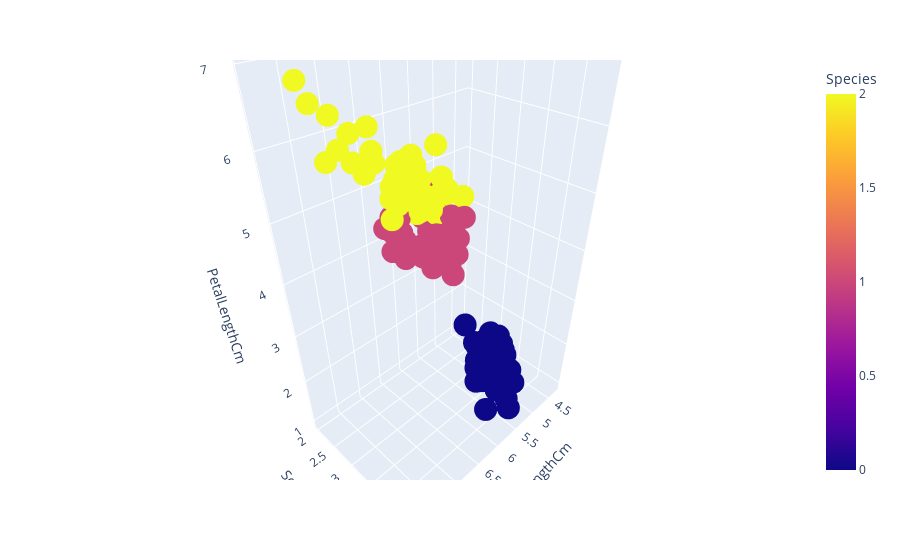

Source (notebook cell):
### Code cell
import plotly.express as px

fig = px.scatter_3d(df, x='SepalLengthCm', y='SepalWidthCm', z='PetalLengthCm',
              color='Species')
fig.show()

### Figure 1 — Plotly figure (JSON) as saved in the notebook; plotly's stock layout.template omitted (floating-point values rounded to 4 significant figures; data arrays with more than 128 entries replaced by an {"elided": "..."} marker saying what was removed)
{"data": [{"hovertemplate": "SepalLengthCm=%{x}<br>SepalWidthCm=%{y}<br>PetalLengthCm=%{z}<br>Species=%{marker.color}<extra></extra>", "legendgroup": "", "marker": {"color": {"elided": "150 int values"}, "coloraxis": "coloraxis", "symbol": "circle"}, "mode": "markers", "name": "", "scene": "scene", "showlegend": false, "type": "scatter3d", "x": {"elided": "150 float values"}, "y": {"elided": "150 float values"}, "z": {"elided": "150 float values"}}], "layout": {"autosize": true, "coloraxis": {"colorbar": {"title": {"text": "Species"}}, "colorscale": [[0, "#0d0887"], [0.1111, "#46039f"], [0.2222, "#7201a8"], [0.3333, "#9c179e"], [0.4444, "#bd3786"], [0.5556, "#d8576b"], [0.6667, "#ed7953"], [0.7778, "#fb9f3a"], [0.8889, "#fdca26"], [1, "#f0f921"]]}, "legend": {"tracegroupgap": 0}, "margin": {"t": 60}, "scene": {"aspectmode": "auto", "aspectratio": {"x": 0.9709, "y": 0.6473, "z": 1.591}, "camera": {"center": {"x": 0, "y": 0, "z": 0}, "eye": {"x": 1.117, "y": 1.117, "z": 1.117}, "projection": {"type": "perspective"}, "up": {"x": 0, "y": 0, "z": 1}}, "domain": {"x": [0, 1], "y": [0, 1]}, "xaxis": {"title": {"text": "SepalLengthCm"}, "type": "linear"}, "yaxis": {"title": {"text": "SepalWidthCm"}, "type": "linear"}, "zaxis": {"title": {"text": "PetalLengthCm"}, "type": "linear"}}}}
